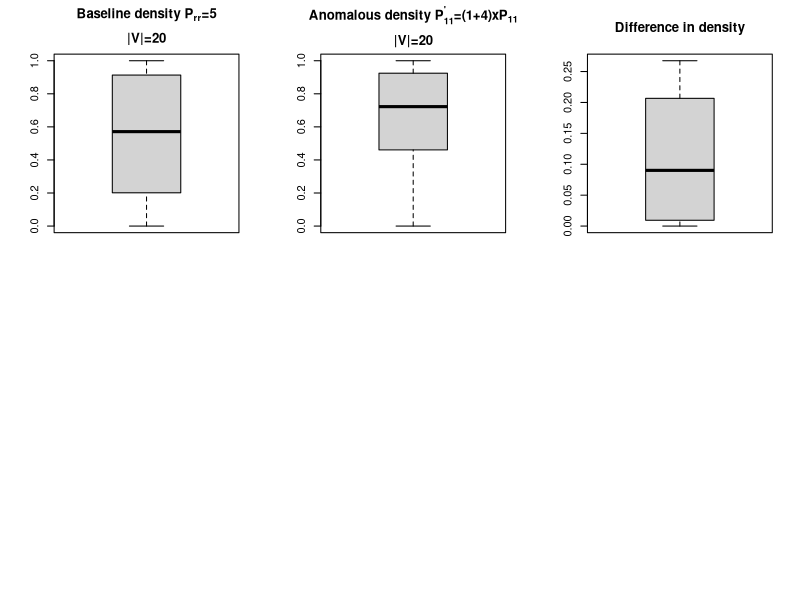

This chart was generated by the following R code:
library(rmutil)

# Two vector representing network densities before and after shifts. This code is specific to Figure 7, but the parameter can be changes to generate the output for Figure 6
den1=rep(0,1000)
den2=rep(0,1000)

# Difference in density saved in another vector
dendiff=rep(0,1000)

# Generate densities
for (i in 1:1000){
    # in-control
thetai = rpareto(1, 1, 3)
thetaj = rpareto(1, 1, 3)
P = matrix(NA,nrow=2,ncol=2)

# baseline propensitiy of communications within the subnetwork and among the nodes across subnetwork
P[1,1] = P[2,2]=5
P[1,2] = P[2,1]=P[1,1]/2
foo = 0
for (r in 1:2){
  for (s in 1:2){
    foo = foo +  exp(-thetai*thetaj*P[r,s])
    }
}
q = foo/4
den1[i] = 1-q

# after shift densities
# Shifted propensitiy of communications within the subnetwork
P[1,1] = P[2,2]=25
foo = 0
for (r in 1:2){
  for (s in 1:2){
    foo = foo +  exp(-thetai*thetaj*P[r,s])
  }
}
q = foo/4
den2[i] = 1-q
dendiff[i] = max(0,den2[i]-den1[i])
}
par(mfrow=c(2,3))


# Showing boxplots of densities shown in Figures 6 and 7
boxplot(den1, main=expression(bold(atop("Baseline density "*'P'['rr']*'=5', '|V|=20'))))
boxplot(den2, main=expression(bold(atop("Anomalous density "*'P'['11']^{"'"}*'=(1+4)x'*'P'['11'],'|V|=20'))))
boxplot(dendiff, main="Difference in density")

den=0
for (i in 1:1000){
  thetai = runif(1,min=0.5,max=1.5)
  thetaj = runif(1,min=0.5,max=1.5)
  P = matrix(NA,nrow=2,ncol=2)
  P[1,1] = P[2,2]=1
  P[1,2] = P[2,1]=P[1,1]/2
  P[1,1] = P[2,2]=1.5 
  foo = 0
  for (r in 1:2){
    for (s in 1:2){
      foo = foo +  exp(-thetai*thetaj*P[r,s])
    }
  }
  q = foo/4
  den = den+1-q}
den/100
